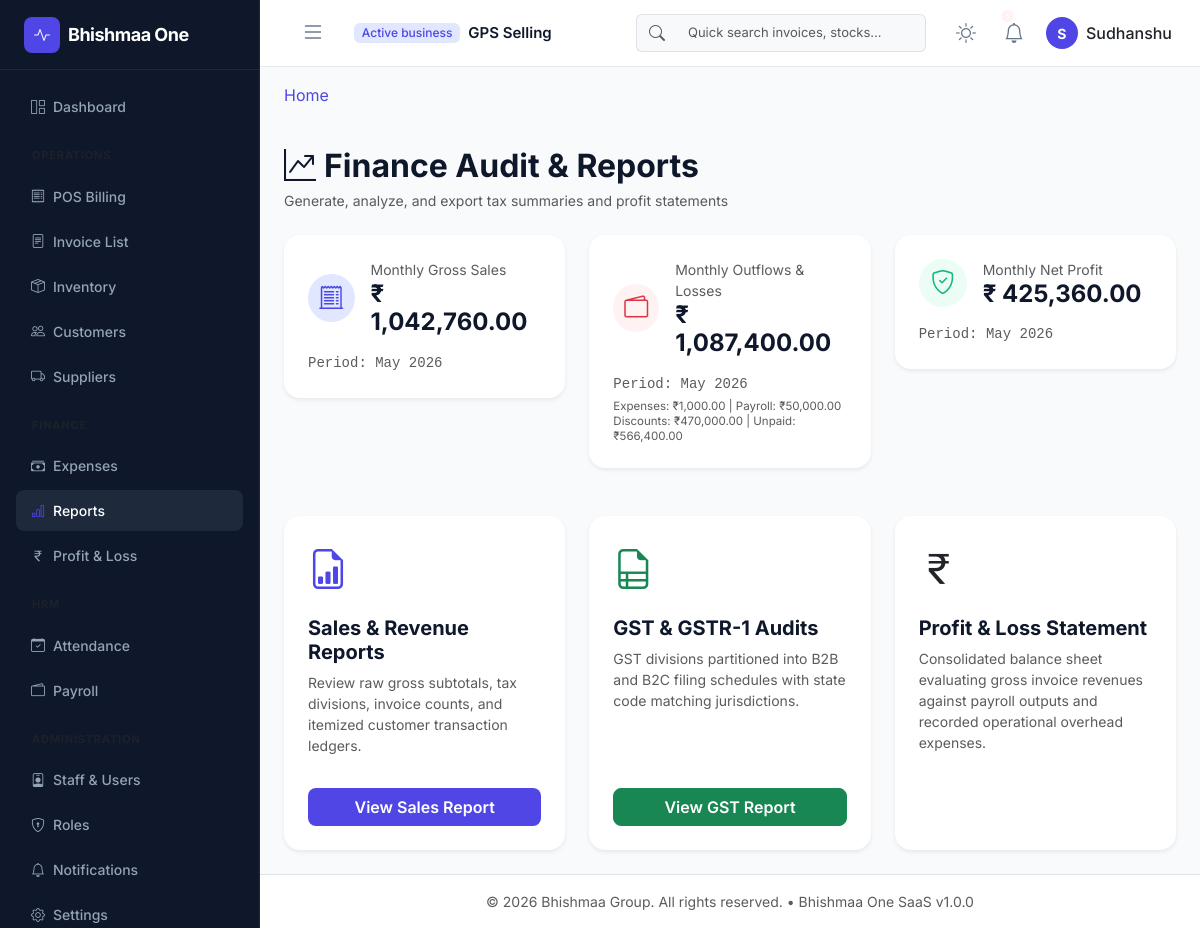
Screenshot of /reports/ (signed in) with the database file from the repository.
### app/models/core.py (models this page shows, shortened)
class Base(db.Model):
    __abstract__ = True
    id = db.Column(UUIDType, primary_key=True, default=lambda: str(uuid.uuid4()))
    created_at = db.Column(db.DateTime, default=datetime.datetime.utcnow, index=True)
    updated_at = db.Column(db.DateTime, default=datetime.datetime.utcnow, onupdate=datetime.datetime.utcnow)
    is_deleted = db.Column(db.Boolean, default=False, index=True)

class Organization(Base):
    __tablename__ = 'organizations'
    name = db.Column(db.String(150), nullable=False)
    subdomain = db.Column(db.String(50), unique=True, index=True, nullable=False)
    is_active = db.Column(db.Boolean, default=True, index=True)
    plan_name = db.Column(db.String(50), default='Free')
    users = db.relationship('User', back_populates='organization', lazy=True)

class User(UserMixin, Base):
    __tablename__ = 'users'
    username = db.Column(db.String(80), unique=True, index=True, nullable=False)
    email = db.Column(db.String(120), unique=True, index=True, nullable=False)
    password_hash = db.Column(db.String(128), nullable=False)
    first_name = db.Column(db.String(50))
    last_name = db.Column(db.String(50))
    is_active = db.Column(db.Boolean, default=True, index=True)
    organization_id = db.Column(UUIDType, db.ForeignKey('organizations.id', ondelete='CASCADE'), nullable=True, index=True)
    branch_id = db.Column(UUIDType, db.ForeignKey('branches.id', ondelete='SET NULL'), nullable=True, index=True)
    organization = db.relationship('Organization', back_populates='users')
    branch = db.relationship('Branch', backref=db.backref('users', lazy=True))
    roles = db.relationship('Role', secondary=user_roles, back_populates='users', lazy='joined')
    def has_permission(self, perm_name):
        for role in self.roles:
            if any(perm.name == perm_name for perm in role.permissions):
                return True
        return False

### app/blueprints/reports/routes.py (the view)
@reports_bp.route('/')
@login_required
@reports_management_required
def dashboard():
    today = datetime.date.today()
    start_date = datetime.date(today.year, today.month, 1)
    end_date = today
    sales = get_sales_audit_data(current_user.organization_id, start_date, end_date)
    pl = get_profit_loss_sheet(current_user.organization_id, start_date, end_date)
    return render_template(
        'reports/dashboard.html',
        sales=sales,
        pl=pl,
        month_name=today.strftime('%B %Y')
    )

### app/blueprints/reports/permissions.py (called while the page is built)
def reports_management_required(f):
    @wraps(f)
    def decorated_function(*args, **kwargs):
        if not current_user.is_authenticated or not current_user.has_permission('can_manage_reports'):
            abort(403)
        return f(*args, **kwargs)
    return decorated_function

### app/models/billing.py (called while the page is built)
    @property
    def discount(self):
        return float(self.discount_amount or 0.0)

### app/models/core.py (called while the page is built)
    def process_bind_param(self, value, dialect):
        if value is None:
            return value
        return str(value)

    def process_result_value(self, value, dialect):
        if value is None:
            return value
        return str(value)

### app/blueprints/reports/templates/reports/dashboard.html (shortened to what this page needs)
{% extends "layouts/base.html" %}
{% block content %}
<div class="mb-4 mt-3">
    <h2 class="fw-bold tracking-tight mb-1 text-main"><i class="bi bi-graph-up-arrow me-2"></i>Finance Audit & Reports</h2>
    <p class="text-muted small mb-0">Generate, analyze, and export tax summaries and profit statements</p>
</div>
<div class="row g-4 mb-5">
    <div class="col-md-4">
        <div class="card border-0 shadow-sm rounded-4 p-4 border bg-white">
            <div class="d-flex align-items-center mb-3">
                <div class="avatar-circle-sm bg-indigo-light text-indigo rounded-circle d-flex align-items-center justify-content-center me-3" style="width: 48px; height: 48px;">
                    <i class="bi bi-receipt-cutoff fs-4"></i>
                </div>
                <div>
                    <span class="text-muted small uppercase tracking-wider d-block">Monthly Gross Sales</span>
                    <h4 class="fw-bold text-main mb-0">₹ {{ "{:,.2f}".format(sales.total_sales) }}</h4>
                </div>
            </div>
            <span class="text-muted small font-monospace">Period: {{ month_name }}</span>
        </div>
    </div>
    <div class="col-md-4">
        <div class="card border-0 shadow-sm rounded-4 p-4 border bg-white">
            <div class="d-flex align-items-center mb-3">
                <div class="avatar-circle-sm bg-danger-light text-danger rounded-circle d-flex align-items-center justify-content-center me-3" style="width: 48px; height: 48px;">
                    <i class="bi bi-wallet2 fs-4"></i>
                </div>
                <div>
                    <span class="text-muted small uppercase tracking-wider d-block">Monthly Outflows & Losses</span>
                    <h4 class="fw-bold text-main mb-0">₹ {{ "{:,.2f}".format(pl.total_outflows_and_losses) }}</h4>
                </div>
            </div>
            <span class="text-muted small font-monospace d-block mb-1">Period: {{ month_name }}</span>
            <span class="text-muted text-xs d-block" style="font-size: 0.72rem; line-height: 1.3;">
                Expenses: ₹{{ "{:,.2f}".format(pl.expenses) }} | Payroll: ₹{{ "{:,.2f}".format(pl.payroll) }}<br>
                Discounts: ₹{{ "{:,.2f}".format(pl.discounts) }} | Unpaid: ₹{{ "{:,.2f}".format(pl.unpaid_loss) }}
            </span>
        </div>
    </div>
    <div class="col-md-4">
        <div class="card border-0 shadow-sm rounded-4 p-4 border bg-white">
            <div class="d-flex align-items-center mb-3">
                <div class="avatar-circle-sm bg-success-light text-success rounded-circle d-flex align-items-center justify-content-center me-3" style="width: 48px; height: 48px;">
                    <i class="bi bi-shield-check fs-4"></i>
                </div>
                <div>
                    <span class="text-muted small uppercase tracking-wider d-block">Monthly Net Profit</span>
                    <h4 class="fw-bold text-main mb-0">₹ {{ "{:,.2f}".format(pl.net_profit) }}</h4>
                </div>
            </div>
            <span class="text-muted small font-monospace">Period: {{ month_name }}</span>
        </div>
    </div>
</div>
<div class="row g-4">
    <div class="col-md-4">
        <div class="card border-0 shadow-sm rounded-4 h-100 hover-card">
            <div class="card-body p-4 d-flex flex-column">
                <div class="text-indigo mb-3"><i class="bi bi-file-earmark-bar-graph fs-1"></i></div>
                <h5 class="fw-bold text-main">Sales & Revenue Reports</h5>
                <p class="text-muted small flex-grow-1">Review raw gross subtotals, tax divisions, invoice counts, and itemized customer transaction ledgers.</p>
                <a href="{{ url_for('reports.sales_report') }}" class="btn btn-indigo rounded-3 w-100 fw-semibold mt-3">View Sales Report</a>
            </div>
        </div>
    </div>
    <div class="col-md-4">
        <div class="card border-0 shadow-sm rounded-4 h-100 hover-card">
            <div class="card-body p-4 d-flex flex-column">
                <div class="text-success mb-3"><i class="bi bi-file-earmark-ruled fs-1"></i></div>
                <h5 class="fw-bold text-main">GST & GSTR-1 Audits</h5>
                <p class="text-muted small flex-grow-1">GST divisions partitioned into B2B and B2C filing schedules with state code matching jurisdictions.</p>
                <a href="{{ url_for('reports.gst_report') }}" class="btn btn-success rounded-3 w-100 fw-semibold mt-3 text-white">View GST Report</a>
            </div>
        </div>
    </div>
    <div class="col-md-4">
        <div class="card border-0 shadow-sm rounded-4 h-100 hover-card">
            <div class="card-body p-4 d-flex flex-column">
                <div class="text-cyan mb-3"><i class="bi bi-currency-rupee fs-1 text-cyan"></i></div>
                <h5 class="fw-bold text-main">Profit & Loss Statement</h5>
                <p class="text-muted small flex-grow-1">Consolidated balance sheet evaluating gross invoice revenues against payroll outputs and recorded operational overhead expenses.</p>
                <a href="{{ url_for('reports.profit_loss_report') }}" class="btn btn-cyan rounded-3 w-100 fw-semibold mt-3 text-white">View P&L Sheet</a>
            </div>
        </div>
    </div>
</div>
{% endblock %}

### app/templates/components/navbar.html (shortened to what this page needs)
<nav class="navbar navbar-expand-lg app-navbar px-3">
    <div class="container-fluid">
        <button class="btn sidebar-toggle-btn me-3" id="sidebarToggle" onclick="toggleSidebar()">
            <i class="bi bi-list fs-4"></i>
        </button>
        <div class="navbar-brand-tenant d-flex align-items-center flex-wrap gap-1">
            <span class="badge bg-indigo-light text-indigo me-1">Active business</span>
            <span class="tenant-name fw-semibold text-truncate me-2" style="max-width: 200px;">
                {{ current_user.organization.name if current_user.organization else 'Bhishmaa One' }}
            </span>
        </div>
        <div class="collapse navbar-collapse justify-content-end" id="navbarContent">
            <form class="d-none d-md-flex navbar-search me-4" role="search">
                <div class="input-group">
                    <span class="input-group-text bg-light border-end-0">
                        <i class="bi bi-search text-muted"></i>
                    </span>
                    <input class="form-control bg-light border-start-0" type="search" placeholder="Quick search invoices, stocks..." aria-label="Search">
                </div>
            </form>
            <div class="d-flex align-items-center gap-3">
                <button class="btn btn-icon theme-toggle-btn" onclick="toggleTheme()" title="Toggle Dark/Light Mode">
                    <i class="bi bi-sun sun-icon fs-5"></i>
                </button>
                <div class="dropdown">
                    <button class="btn btn-icon position-relative" type="button" data-bs-toggle="dropdown" aria-expanded="false">
                        <i class="bi bi-bell fs-5"></i>
                        {% if unread_count > 0 %}
                            <span class="position-absolute top-1 start-75 translate-middle badge rounded-pill bg-danger" style="font-size: 8px; padding: 2px 4px;">{{ unread_count }}</span>
                        {% endif %}
                    </button>
                </div>
                <div class="dropdown">
                    <button class="btn profile-dropdown-btn d-flex align-items-center gap-2" type="button" data-bs-toggle="dropdown" aria-expanded="false">
                        <div class="profile-avatar text-white fw-bold">
                            {{ current_user.first_name[0] if current_user.first_name else 'U' }}
                        </div>
                        <span class="d-none d-lg-inline fw-medium">{{ current_user.first_name }}</span>
                    </button>
                </div>
            </div>
        </div>
    </div>
</nav>

### app/static/css/app.css (style rules this page uses)
:root { --font-primary: 'Inter', sans-serif; --color-bg-app: #f8fafc; --color-bg-card: #ffffff; --color-border: #e2e8f0; --color-text-main: #0f172a; --color-text-muted: #64748b; --color-primary: #4f46e5; --color-primary-hover: #4338ca; --color-primary-light: #e0e7ff; --color-success: #10b981; --color-success-bg: #ecfdf5; --color-warning: #f59e0b; --color-warning-bg: #fffbeb; --color-danger: #ef4444; --color-danger-bg: #fef2f2; --sidebar-width: 260px; --navbar-height: 70px; --transition-speed: 0.3s; }
* { box-sizing: border-box; margin: 0; padding: 0; }
body { font-family: var(--font-primary); background-color: var(--color-bg-app); color: var(--color-text-main); overflow-x: hidden; line-height: 1.5; transition: background-color var(--transition-speed), color var(--transition-speed); }
a { color: var(--color-primary); text-decoration: none; transition: color var(--transition-speed); }
.app-navbar { height: var(--navbar-height); background-color: var(--color-bg-card); border-bottom: 1px solid var(--color-border); position: sticky; top: 0; z-index: 99; }
.sidebar-toggle-btn { color: var(--color-text-muted); }
.tenant-name { font-size: 15px; }
.navbar-search .form-control { width: 250px; font-size: 13px; }
.profile-avatar { width: 32px; height: 32px; background-color: var(--color-primary); border-radius: 50%; display: flex; align-items: center; justify-content: center; font-size: 14px; }
.profile-dropdown-btn { border: none; background: none; padding: 0; }
.btn-icon { background: none; border: none; color: var(--color-text-muted); border-radius: 50%; padding: 8px; display: flex; align-items: center; justify-content: center; transition: background-color var(--transition-speed); }
.sun-icon { display: block; }
.text-main { color: var(--color-text-main); }
.text-indigo { color: var(--color-primary) !important; }
.bg-indigo-light { background-color: var(--color-primary-light) !important; }
.btn-indigo { background-color: var(--color-primary); color: white; }
.card { background-color: var(--color-bg-card); border: 1px solid var(--color-border); }

### app/static/css/dashboard.css (style rules this page uses)
.bg-danger-light { background-color: var(--color-danger-bg) !important; }
.bg-danger { background-color: var(--color-danger-bg) !important; }
.bg-success-light { background-color: var(--color-success-bg) !important; }
.badge { font-weight: 500; }
.bg-success-light { background-color: var(--color-success-bg) !important; color: var(--color-success) !important; }
.btn-icon { width: 32px; height: 32px; padding: 0; display: inline-flex; align-items: center; justify-content: center; }

### rows the page displays
Organization: organization "GPS Selling"
User: first_name "S", first_name "Sudhanshu"

### other values shown
{{ "{:,.2f}".format(sales.total_sales) }} "1,042,760.00"
{{ "{:,.2f}".format(pl.total_outflows_and_losses) }} "1,087,400.00"
{{ "{:,.2f}".format(pl.expenses) }} "1,000.00"
{{ "{:,.2f}".format(pl.payroll) }} "50,000.00"
{{ "{:,.2f}".format(pl.discounts) }} "470,000.00"
{{ "{:,.2f}".format(pl.unpaid_loss) }} "566,400.00"
{{ "{:,.2f}".format(pl.net_profit) }} "425,360.00"
